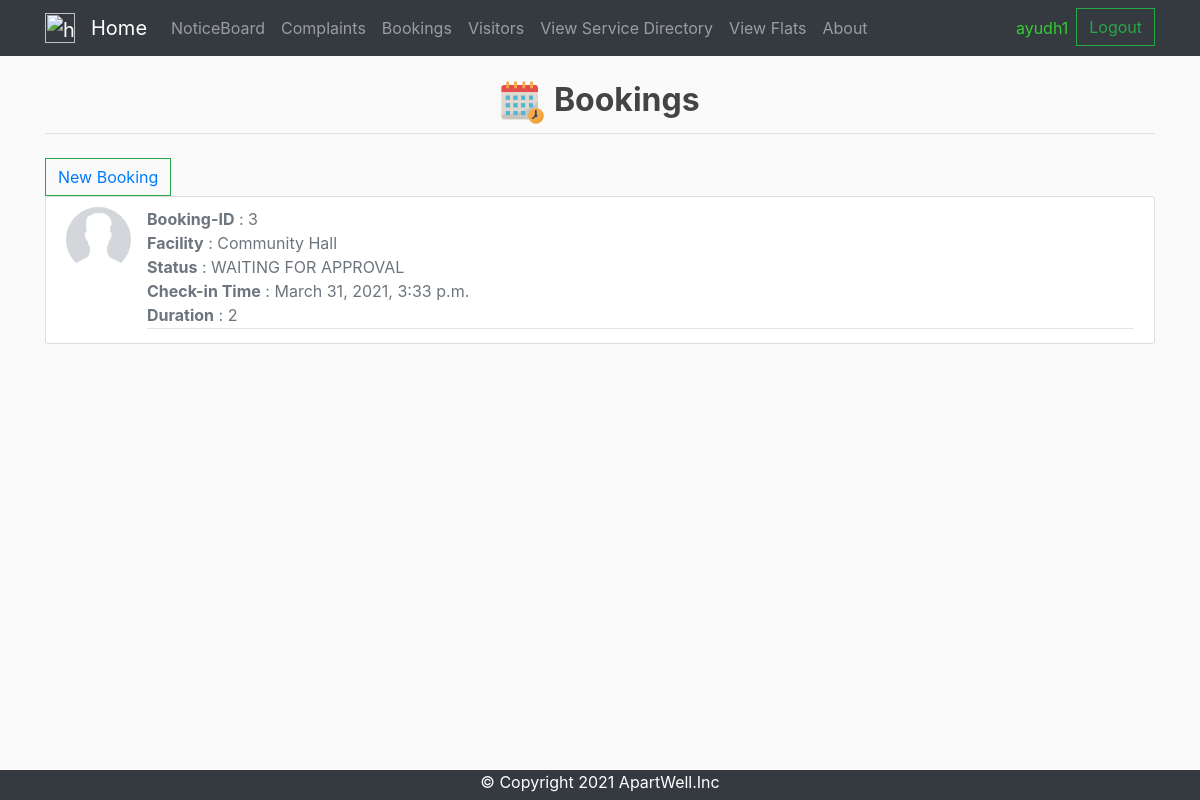
The app's page /bookings-list/ (signed in), older data.
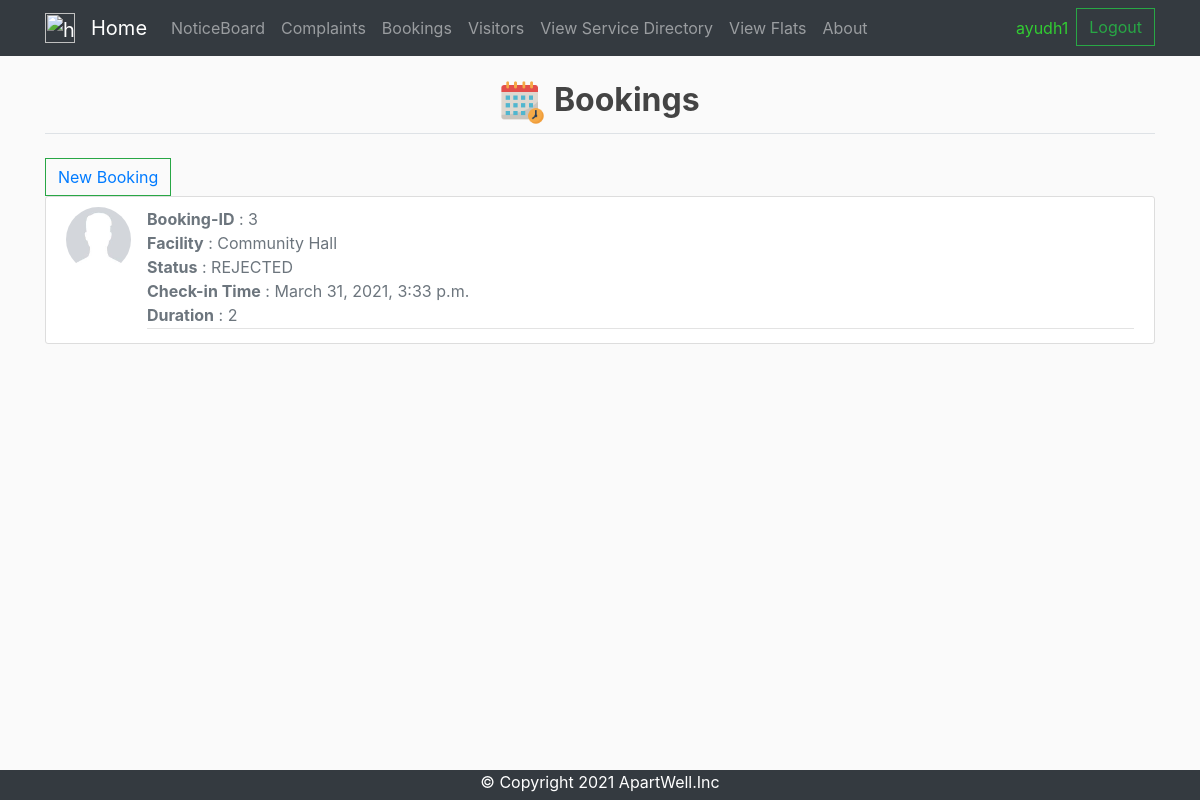
The same page, newer data.
### bookings/models.py (models this page shows)
class Booking(models.Model) :
	WAITING = 'WAIT'
	ALLOTTED = 'ALOT'
	REJECTED = 'REJC'
	status_choices = [
		(WAITING, 'WAITING FOR APPROVAL'),
		(ALLOTTED, 'ALLOTTED'),
		(REJECTED, 'REJECTED'),
	]
	BADMINTON = 'BADM'
	TABLE_TENNIS = 'TATE'
	TENNIS = 'TENS'
	COMMUNITY_HALL = 'COMH'
	facility_choices = [
		(BADMINTON,'Badminton'),
		(TABLE_TENNIS, 'Table Tennis'),
		(TENNIS, 'Tennis'),
		(COMMUNITY_HALL, 'Community Hall'),
	]
	booking_id = models.AutoField(primary_key = True)
	user_id = models.ForeignKey(Resident,on_delete = models.CASCADE)
	facility = models.CharField(max_length = 20, choices = facility_choices)
	status = models.CharField(max_length = 4,choices = status_choices, default = WAITING)
	check_in = models.DateTimeField()
	duration = models.IntegerField()
	check_out = models.DateTimeField(null = True)

### bookings/views.py (the view)
# urls.py: path('bookings-list/', views.bookings_display_view.as_view(), name='bookings_display'),
class bookings_display_view(generic.ListView) :
	model = Booking
	template_name = 'bookings/bookings_display.html'
	context_object_name = 'bookings_list'
	def get_queryset(self) :
		user_id = self.request.user.id
		return Booking.objects.filter(user_id__exact = user_id)
	def get_context_data(self, **kwargs):
	    context = super().get_context_data(**kwargs)
	    context['user_id'] = self.request.user.id
	    resident = Resident.objects.get(user_id__exact = self.request.user.id)
	    context['image_url'] = resident.image.url
	    return context

### bookings/templates/bookings/bookings_display.html (shortened to what this page needs)
{% extends 'base.html' %}
{% load static %}
{% block content %}
<!DOCTYPE html>
<html>
  <head>
  	<link rel="stylesheet" href="{% static 'admin-complaint.css' %}">
  </head>
  <body>
    <legend class = "border-bottom mb-4"><h2 class="text-center"><img  src="/static/booking.png" width = "45" height = "45" alt="home" /> <strong>Bookings</strong></h2></legend>
    <div  id = "create_booking button">
       <button class="btn btn-outline-success my-2 my-sm-0"><a href="{% url 'bookings:create_booking' %}">New Booking</a>
       </button>
    </div>
        {% for booking in bookings_list %}
        <article class="media content-section">
        <img class = "rounded-circle article-img"src = "{{ image_url }}">
        <div class="media-body">
          <div class="article-metadata">
            <medium class="text-muted"><b>Booking-ID</b> : {{ booking.booking_id }}</br></medium>
            <medium class="text-muted"><b>Facility</b> : {{ booking.get_facility_display }}</br></medium>
            <medium class="text-muted"><b>Status</b> : {{ booking.get_status_display }}</br></medium>
            <medium class="text-muted"><b>Check-in Time</b> : {{ booking.check_in }}</br></medium>
            <medium class="text-muted"><b>Duration</b> : {{ booking.duration }}</br></medium>
          </div>
        </div>
        </article>
      {% endfor %}
  </body>
</html>
{% endblock %}

Row changes from the older to the newer data that the page shows:
changed Booking "Community Hall": status "WAITING FOR APPROVAL" → "REJECTED"
